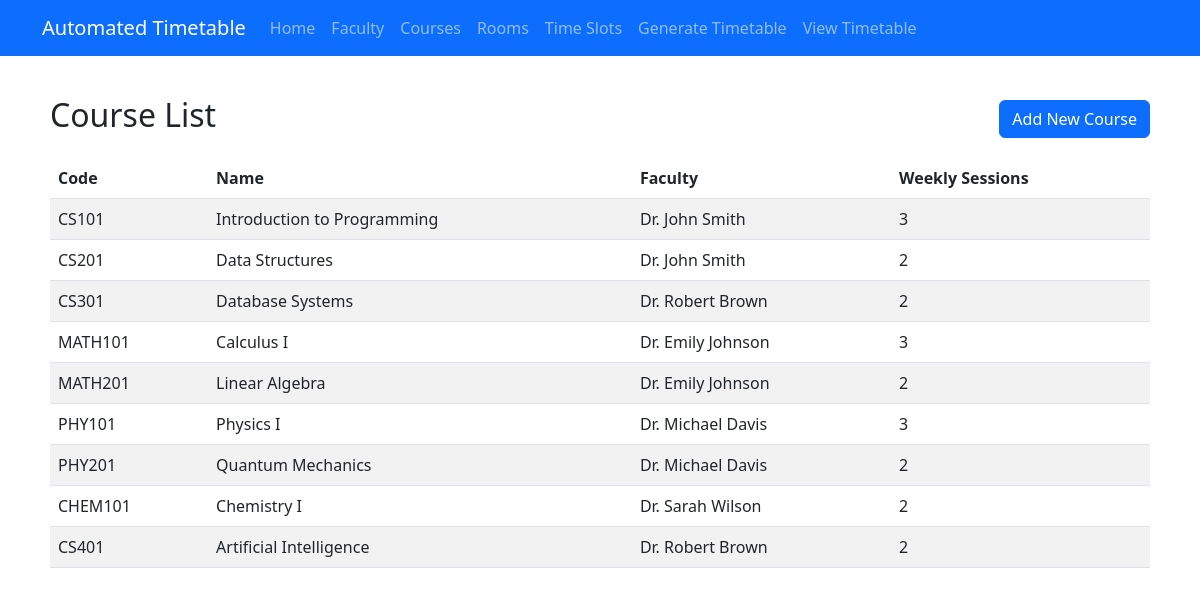
Page /timetable/course/ on the earlier database version.
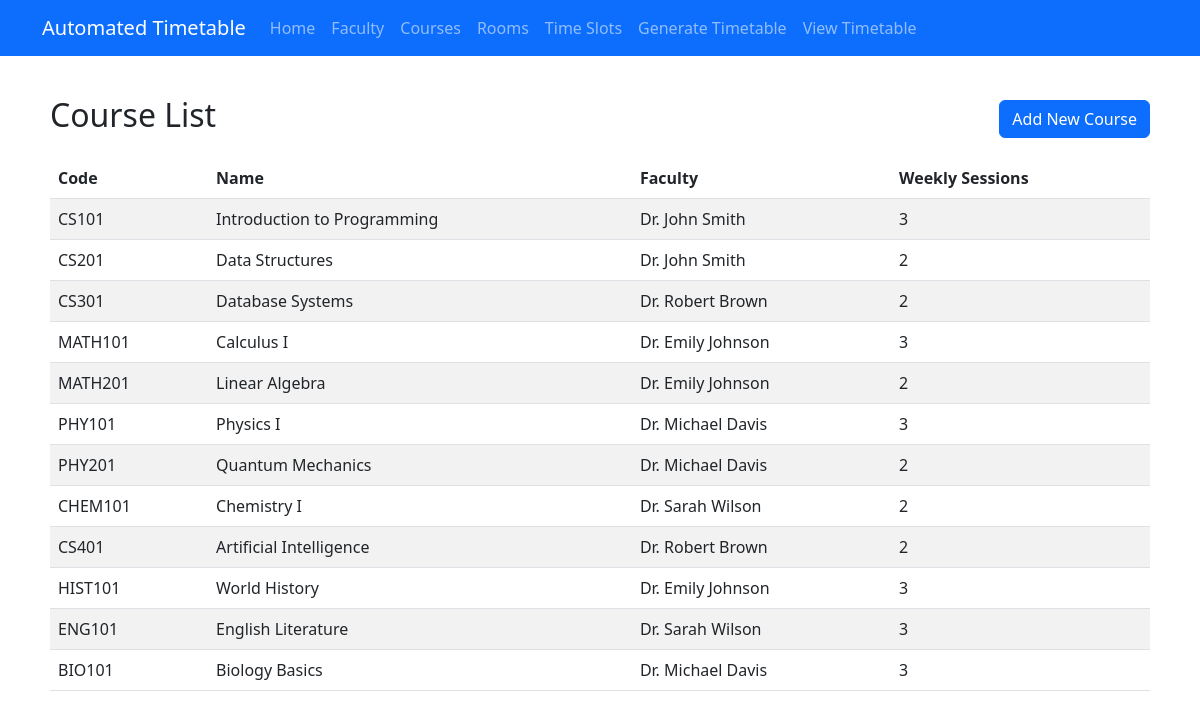
Same page on the later database version.
### timetable/models.py (models this page shows, shortened)
class Course(models.Model):
    code = models.CharField(max_length=20)
    name = models.CharField(max_length=200)
    faculty = models.ForeignKey(Faculty, on_delete=models.CASCADE)
    weekly_sessions = models.IntegerField(default=1)  # Number of sessions per week

class Faculty(models.Model):
    name = models.CharField(max_length=100)
    department = models.CharField(max_length=100)
    email = models.EmailField()

### timetable/views.py (the view)
# urls.py: path('course/', views.CourseListView.as_view(), name='course-list'),
class CourseListView(ListView):
    model = Course
    context_object_name = 'courses'
    template_name = 'timetable/course/list.html'

### timetable/templates/timetable/course/list.html
{% extends 'timetable/base.html' %}
{% block content %}
<div class="d-flex justify-content-between align-items-center mb-3">
    <h2>Course List</h2>
    <a href="{% url 'course-add' %}" class="btn btn-primary">Add New Course</a>
</div>
{% if courses %}
<table class="table table-striped">
    <thead>
        <tr>
            <th>Code</th>
            <th>Name</th>
            <th>Faculty</th>
            <th>Weekly Sessions</th>
        </tr>
    </thead>
    <tbody>
        {% for course in courses %}
        <tr>
            <td>{{ course.code }}</td>
            <td>{{ course.name }}</td>
            <td>{{ course.faculty.name }}</td>
            <td>{{ course.weekly_sessions }}</td>
        </tr>
        {% endfor %}
    </tbody>
</table>
{% else %}
<div class="alert alert-info">
    No courses found. <a href="{% url 'course-add' %}">Add a new course</a>.
</div>
{% endif %}
{% endblock %}

### timetable/templates/timetable/base.html (shortened to what this page needs)
<!DOCTYPE html>
<html lang="en">
<head>
    <link href="https://cdn.jsdelivr.net/npm/bootstrap@5.3.0/dist/css/bootstrap.min.css" rel="stylesheet">
</head>
<body>
    <nav class="navbar navbar-expand-lg navbar-dark bg-primary">
        <div class="container">
            <a class="navbar-brand" href="{% url 'home' %}">Automated Timetable</a>
            <div class="collapse navbar-collapse" id="navbarNav">
                <ul class="navbar-nav">
                    <li class="nav-item">
                        <a class="nav-link" href="{% url 'home' %}">Home</a>
                    </li>
                    <li class="nav-item">
                        <a class="nav-link" href="{% url 'faculty-list' %}">Faculty</a>
                    </li>
                    <li class="nav-item">
                        <a class="nav-link" href="{% url 'course-list' %}">Courses</a>
                    </li>
                    <li class="nav-item">
                        <a class="nav-link" href="{% url 'room-list' %}">Rooms</a>
                    </li>
                    <li class="nav-item">
                        <a class="nav-link" href="{% url 'timeslot-list' %}">Time Slots</a>
                    </li>
                    <li class="nav-item">
                        <a class="nav-link" href="{% url 'generate-timetable' %}">Generate Timetable</a>
                    </li>
                    <li class="nav-item">
                        <a class="nav-link" href="{% url 'view-timetable' %}">View Timetable</a>
                    </li>
                </ul>
            </div>
        </div>
    </nav>
    <div class="container content">
        {% block content %}{% endblock %}
    </div>
</body>
</html>

### timetable/templates/timetable/base.html (style rules this page uses)
.navbar { margin-bottom: 20px; }
.content { padding: 20px; }

Differences in the rows shown:
added Course: code "HIST101", name "World History", faculty.name "Dr. Emily Johnson", weekly_sessions "3"
added Course: code "ENG101", name "English Literature", faculty.name "Dr. Sarah Wilson", weekly_sessions "3"
added Course: code "BIO101", name "Biology Basics", faculty.name "Dr. Michael Davis", weekly_sessions "3"
